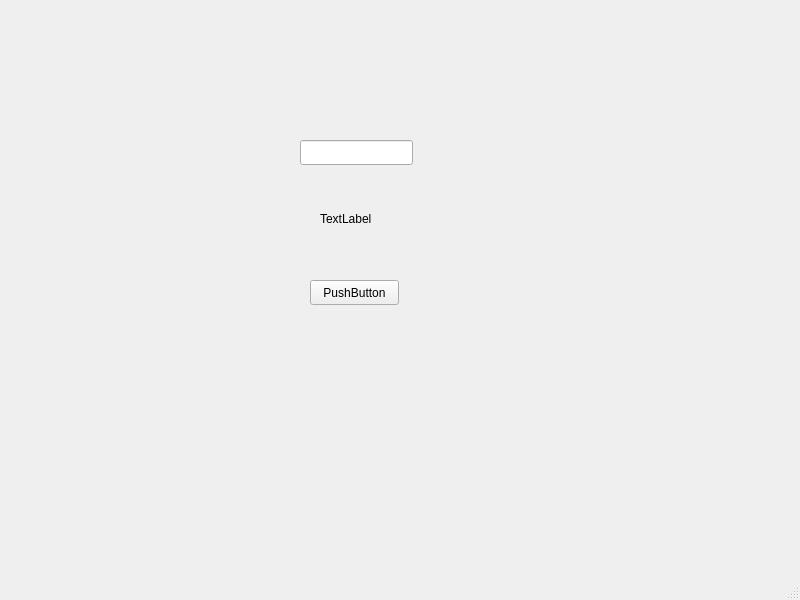
<?xml version="1.0" encoding="UTF-8"?>
<ui version="4.0">
 <class>MainWindow</class>
 <widget class="QMainWindow" name="MainWindow">
  <property name="geometry">
   <rect>
    <x>0</x>
    <y>0</y>
    <width>800</width>
    <height>600</height>
   </rect>
  </property>
  <property name="windowTitle">
   <string>MainWindow</string>
  </property>
  <widget class="QWidget" name="centralwidget">
   <widget class="QLabel" name="greetingLabel">
    <property name="geometry">
     <rect>
      <x>320</x>
      <y>210</y>
      <width>161</width>
      <height>17</height>
     </rect>
    </property>
    <property name="text">
     <string>TextLabel</string>
    </property>
   </widget>
   <widget class="QPushButton" name="greetButton">
    <property name="geometry">
     <rect>
      <x>310</x>
      <y>280</y>
      <width>89</width>
      <height>25</height>
     </rect>
    </property>
    <property name="text">
     <string>PushButton</string>
    </property>
   </widget>
   <widget class="QLineEdit" name="nameLineEdit">
    <property name="geometry">
     <rect>
      <x>300</x>
      <y>140</y>
      <width>113</width>
      <height>25</height>
     </rect>
    </property>
   </widget>
  </widget>
  <widget class="QMenuBar" name="menubar">
   <property name="geometry">
    <rect>
     <x>0</x>
     <y>0</y>
     <width>800</width>
     <height>22</height>
    </rect>
   </property>
  </widget>
  <widget class="QStatusBar" name="statusbar"/>
 </widget>
 <resources/>
 <connections/>
</ui>
